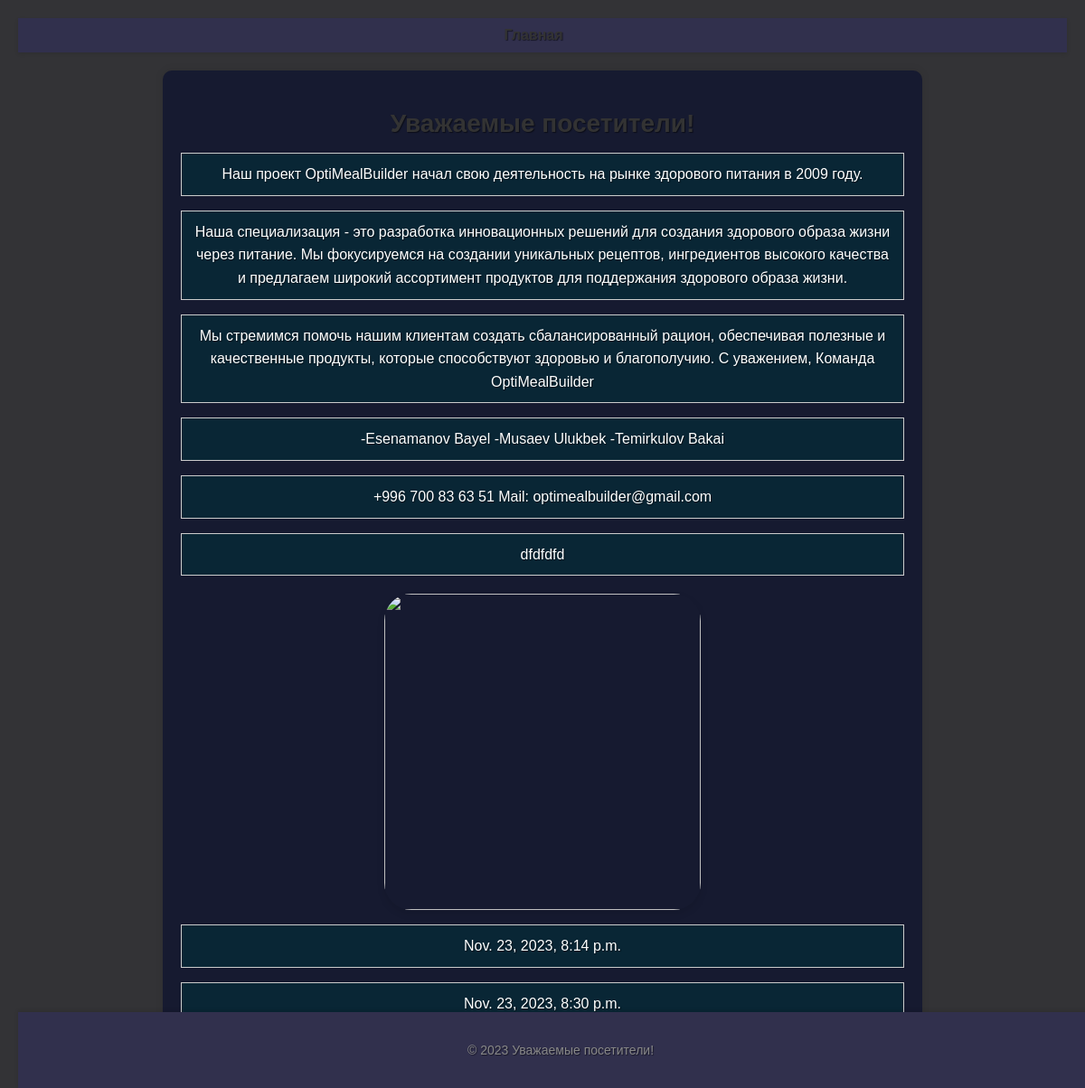
Screenshot of /aboutus/ with the database file from the repository.
### aboutus/models.py (models this page shows, shortened)
class AboutUs(models.Model):
    title = models.CharField(max_length=200)
    history = models.TextField(blank=True, null=True)
    mission = models.TextField(blank=True, null=True)
    values = models.TextField(blank=True, null=True)
    team = models.TextField(blank=True, null=True)
    contact_info = models.TextField(blank=True, null=True)
    achievements = models.TextField(blank=True, null=True)
    images = models.ImageField(blank=True, null=True)
    created_at = models.DateTimeField(blank=True, null=True, auto_now_add=True)
    updated_at = models.DateTimeField(blank=True, null=True, auto_now=True)

### aboutus/views.py (the view)
# urls.py: path('aboutus/', views.about_us_view, name='aboutus'),
def about_us_view(request):
    about_info = AboutUs.objects.first()  # Получаем первый объект модели AboutUs
    return render(request, 'aboutus/aboutus.html', {'about_info': about_info})

### templates/aboutus/aboutus.html (shortened to what this page needs)
{% load static %}
<html lang="en">
<head>
    <link rel="stylesheet" href="{% static 'mainpage/css/aboutus.css' %}">
</head>
<body>
    <header>
        <nav>
            <ul>
                <li><a href="{% url 'mainpage' %}">Главная</a></li>
            </ul>
        </nav>
    </header>
    <main>
        <section class="about-section">
            <h1>{{ about_info.title }}</h1>
            <p>{{ about_info.history }}</p>
            <p>{{ about_info.mission }}</p>
            <p>{{ about_info.values }}</p>
            <p>{{ about_info.team }}</p>
            <p>{{ about_info.contact_info }}</p>
            <p>{{ about_info.achievements }}</p>
            <img src="{{ about_info.images }}" style="width: 350px;height: 350px; border-radius: 30px;">
            <p>{{ about_info.created_at }}</p>
            <p>{{ about_info.updated_at }}</p>
        </section>
    </main>
    <footer>
        <p>&copy; 2023 {{ about_info.title }}</p>
    </footer>
</body>
</html>

### static/mainpage/css/aboutus.css (style rules this page uses)
body { background-color: #333336; color: white; font-size: 16px; font-family: Arial, sans-serif; text-align: center; padding: 20px; margin: 0; border: none; box-shadow: 0 0 10px rgba(0, 0, 0, 0.5); text-shadow: 1px 1px 1px rgba(0, 0, 0, 0.5); }
header { background-color: 31304D; box-shadow: 0 2px 4px rgba(0, 0, 0, 0.1); padding: 10px 0; }
nav ul { list-style-type: none; margin: 0; padding: 0; }
nav ul li { display: inline; margin-right: 20px; }
nav ul li a { text-decoration: none; color: #333; font-weight: bold; }
.about-section { max-width: 800px; margin: 20px auto; padding: 20px; background-color: #fff; border-radius: 10px; box-shadow: 0 0 10px rgba(0, 0, 0, 0.1); background-color: 161A30; }
.about-section h1 { font-size: 28px; margin-bottom: 15px; color: #333; }
.about-section p { margin-bottom: 10px; line-height: 1.6; border: 1px solid #ccc; padding: 10px; margin-bottom: 10px; background-color: 092635; }
.about-section img { margin-top: 20px; display: block; margin-left: auto; margin-right: auto; box-shadow: 0 4px 8px rgba(0, 0, 0, 0.1); }
footer { text-align: center; padding: 20px 0; background-color: 31304D; color: #888; font-size: 14px; position: fixed; bottom: 0; width: 100%; box-shadow: 0 -2px 4px rgba(0, 0, 0, 0.1); }

### templates/aboutus/aboutus.html (style rules this page uses)
body { background-color: #333336; color: white; font-size: 16px; font-family: Arial, sans-serif; text-align: center; padding: 20px; margin: 0; border: none; box-shadow: 0 0 10px rgba(0, 0, 0, 0.5); text-shadow: 1px 1px 1px rgba(0, 0, 0, 0.5); }
header { background-color: 31304D; box-shadow: 0 2px 4px rgba(0, 0, 0, 0.1); padding: 10px 0; }
nav ul { list-style-type: none; margin: 0; padding: 0; }
nav ul li { display: inline; margin-right: 20px; }
nav ul li a { text-decoration: none; color: #333; font-weight: bold; }
.about-section { max-width: 800px; margin: 20px auto; padding: 20px; background-color: #fff; border-radius: 10px; box-shadow: 0 0 10px rgba(0, 0, 0, 0.1); background-color: 161A30; }
.about-section h1 { font-size: 28px; margin-bottom: 15px; color: #333; }
.about-section p { margin-bottom: 10px; line-height: 1.6; border: 1px solid #ccc; padding: 10px; margin-bottom: 10px; background-color: 092635; }
.about-section img { margin-top: 20px; display: block; margin-left: auto; margin-right: auto; box-shadow: 0 4px 8px rgba(0, 0, 0, 0.1); }
footer { text-align: center; padding: 20px 0; background-color: 31304D; color: #888; font-size: 14px; position: fixed; bottom: 0; width: 100%; box-shadow: 0 -2px 4px rgba(0, 0, 0, 0.1); }

### rows the page displays
AboutUs: title "Уважаемые посетители!", history "Наш проект OptiMealBuilder начал свою деятельность на рынке здорового питания в 2009 году.", mission "Наша специализация - это разработка инновационных решений для создания здорового образа жизни через питание. Мы фокусируемся на создании уникальных рецептов, ингредиентов высокого качества и предлагаем широкий ассортимент продуктов для поддержания здорового образа жизни.", values "Мы стремимся помочь нашим клиентам создать сбалансированный рацион, обеспечивая полезные и качественные продукты, которые способствуют здоровью и благополучию. С уважением, Команда OptiMealBuilder", team "-Esenamanov Bayel -Musaev Ulukbek -Temirkulov Bakai", contact_info "+996 700 83 63 51 Mail: optimealbuilder@gmail.com", achievements "dfdfdfd", created_at "Nov. 23, 2023, 8:14 p.m.", updated_at "Nov. 23, 2023, 8:30 p.m."
